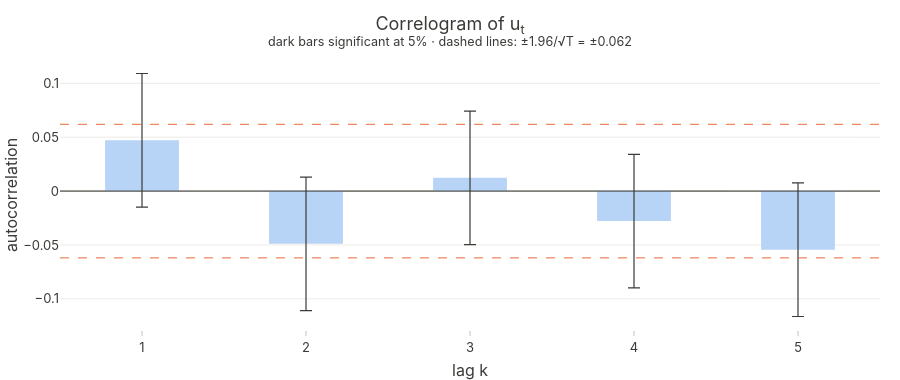

Notebook code for this chart:
### Code cell
correlogram(acf_u, len(u), "Correlogram of u<sub>t</sub>")

### Figure 1 — Plotly figure (JSON) as saved in the notebook; plotly's stock layout.template omitted (floating-point values rounded to 4 significant figures)
{"data": [{"customdata": [[-0.01484, 0.1091, 1.491], [-0.111, 0.013, -1.549], [-0.04968, 0.07428, 0.3888], [-0.0898, 0.03416, -0.8798], [-0.1164, 0.007578, -1.72]], "error_y": {"color": "#3a3a37", "thickness": 1.2, "type": "constant", "value": 0.06198, "width": 6}, "hovertemplate": "lag %{x}<br>estimate = %{y:.4f}<br>95% CI [%{customdata[0]:.3f}, %{customdata[1]:.3f}]<br>z = %{customdata[2]:.2f}<extra></extra>", "marker": {"color": ["#b7d3f6", "#b7d3f6", "#b7d3f6", "#b7d3f6", "#b7d3f6"]}, "name": "estimate", "type": "bar", "width": 0.45, "x": [1, 2, 3, 4, 5], "y": [0.04714, -0.04898, 0.0123, -0.02782, -0.0544]}], "layout": {"height": 380, "shapes": [{"line": {"color": "#eb6834", "dash": "dash", "width": 1}, "type": "line", "x0": 0, "x1": 1, "xref": "x domain", "y0": 0.06198, "y1": 0.06198, "yref": "y"}, {"line": {"color": "#eb6834", "dash": "dash", "width": 1}, "type": "line", "x0": 0, "x1": 1, "xref": "x domain", "y0": -0.06198, "y1": -0.06198, "yref": "y"}, {"line": {"color": "#3a3a37", "width": 1}, "type": "line", "x0": 0, "x1": 1, "xref": "x domain", "y0": 0, "y1": 0, "yref": "y"}], "showlegend": false, "title": {"text": "Correlogram of u<sub>t</sub><br><sup>dark bars significant at 5% · dashed lines: ±1.96/√T = ±0.062</sup>"}, "xaxis": {"dtick": 1, "tickmode": "linear", "title": {"text": "lag k"}}, "yaxis": {"title": {"text": "autocorrelation"}}}}
